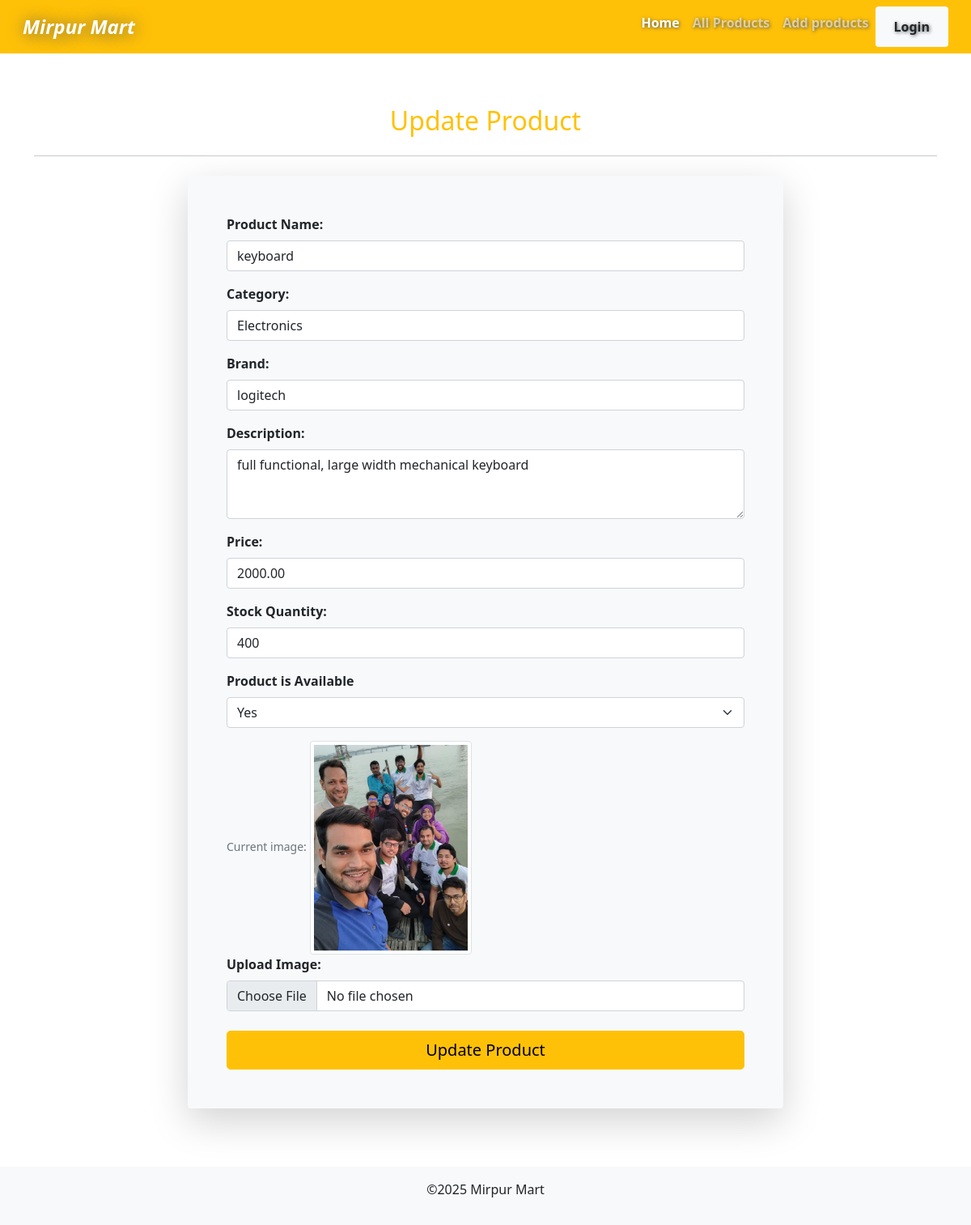
Before: /update_product/1/ with the older database file.
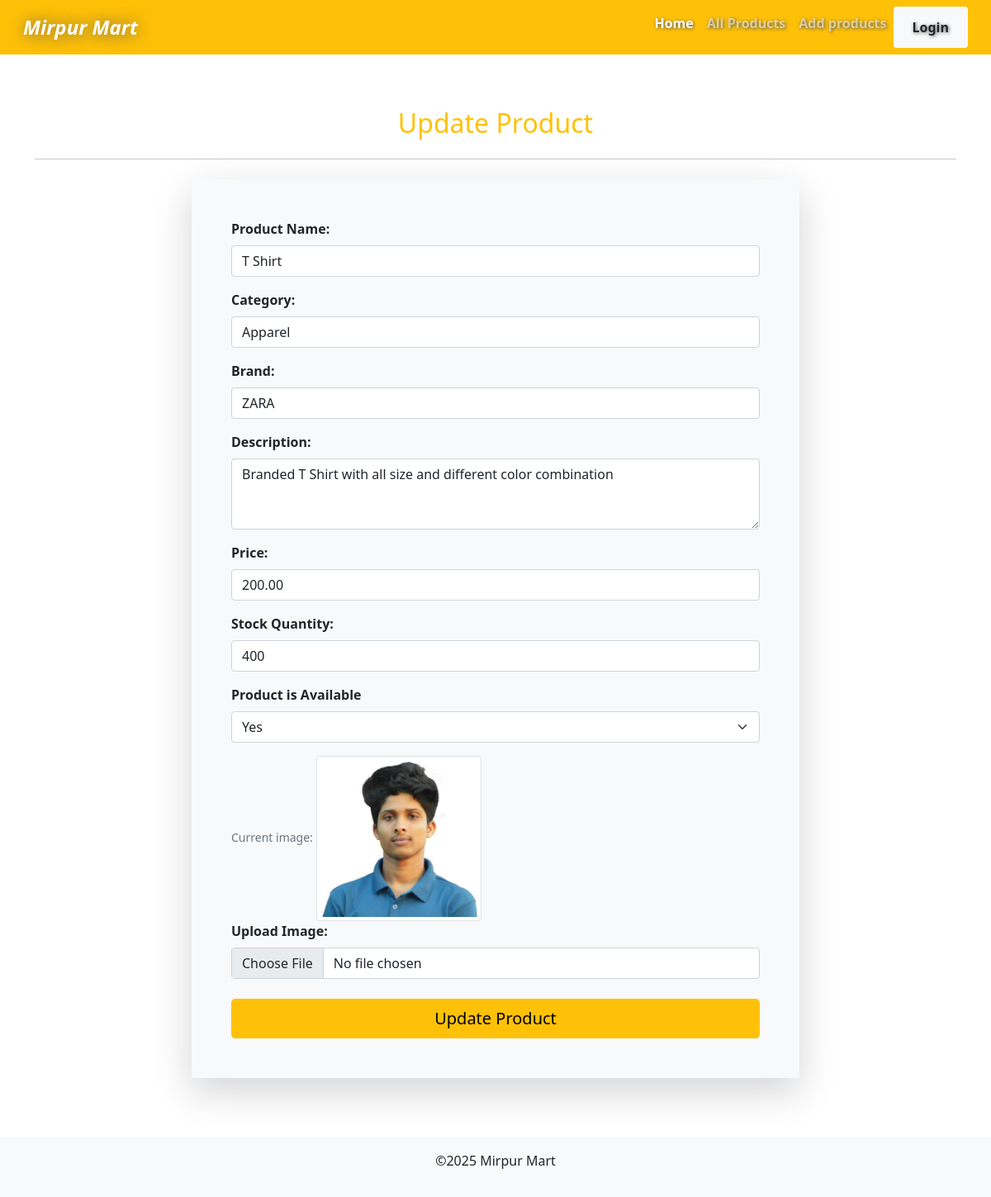
After: the same page with the newer database file.
### products/models.py (models this page shows, shortened)
class Product(models.Model):
    name = models.CharField(max_length=255)
    description = models.TextField(max_length=200)
    price = models.DecimalField(max_digits=10, decimal_places=2)
    category = models.CharField(max_length=100)
    brand = models.CharField(max_length=100)
    is_available = models.BooleanField(default=True)
    stock_quantity = models.IntegerField(default=0)
    image = models.ImageField(upload_to='product/images/', null=True, blank=True)
    is_deleted = models.BooleanField(default=False)
    created_at = models.DateTimeField(auto_now_add=True)
    updated_at = models.DateTimeField(auto_now=True)

### products/views.py (the view, shortened to what this page needs)
# urls.py: path('update_product/<int:product_id>/', views.update_product, name='update_product'),
def update_product(request, product_id):
    productData = get_object_or_404(Product, id=product_id)
    context = {
        'product': productData,
    }
    return render(request, 'product_page/update_product.html', context)

### products/templates/product_page/update_product.html (shortened to what this page needs)
{% extends 'base.html' %}
{% block content %}
<section id="add" class="section">
    <div class="container py-5">
        <h2 class="text-center text-warning pt-3 mb-4">Update Product</h2>
        <hr class="mb-4">
        <div class="row justify-content-center">
            <div class="col-lg-8 col-md-10">
                <form class="Product-form bg-light p-5 rounded shadow-lg" method="POST" action="{% url 'update_product' product.id %}"
                    enctype="multipart/form-data">
                    <div class="mb-3">
                        <label for="productName" class="form-label fw-bold">Product Name:</label>
                        <input type="text" class="form-control" id="productName" placeholder="Enter product name"
                            name="name" value="{{ product.name }}">
                    </div>
                    <div class="mb-3">
                        <label for="productCategory" class="form-label fw-bold">Category:</label>
                        <input type="text" class="form-control" id="productCategory"
                            placeholder="e.g., Electronics, Apparel" name="category" value="{{ product.category }}">
                    </div>
                    <div class="mb-3">
                        <label for="productBrand" class="form-label fw-bold">Brand:</label>
                        <input type="text" class="form-control" id="productBrand" placeholder="e.g., Acme Corp, Nike"
                            name="brand" value="{{ product.brand }}">
                    </div>
                    <div class="mb-3">
                        <label for="productDescription" class="form-label fw-bold">Description:</label>
                        <textarea class="form-control" id="productDescription" placeholder="Enter description"
                            name="description" rows="3" >{{ product.description }}</textarea>
                    </div>
                    <div class="mb-3">
                        <label for="productPrice" class="form-label fw-bold">Price:</label>
                        <input type="number" step="0.01" class="form-control" id="productPrice"
                            placeholder="Enter price (e.g., 99.99)" name="price" value="{{ product.price }}">
                    </div>
                    <div class="mb-3">
                        <label for="stockQuantity" class="form-label fw-bold">Stock Quantity:</label>
                        <input type="number" class="form-control" id="stockQuantity"
                            placeholder="Enter number of items in stock" name="stock_quantity" value="{{ product.stock_quantity }}">
                    </div>
                    <div class="mb-3">
                        <label for="isAvailable" class="form-label fw-bold">Product is Available</label>
                        <select id="isAvailable" name="is_available" class="form-select" >
                            <option value="True" {% if product.is_available %}selected{% endif %}>Yes</option>
                        </select>
                    </div>
                    <div class="mb-4">
                        {% if product.image %}
                        <div class="mt-2">
                            <small class="text-muted">Current image:</small>
                            <img src="{{ product.image.url }}" alt="{{ product.name }}" class="img-thumbnail" style="max-width: 200px;">
                        </div>
                        {% endif %}
                        <label for="productImage" class="form-label fw-bold">Upload Image:</label>
                        <input type="file" class="form-control" id="productImage" accept="image/*" name="image" aria-label="Update file">
                    </div>
                    <div class="d-grid gap-2">
                        <button type="submit" class="btn btn-warning btn-lg">Update Product</button>
                    </div>
                </form>
            </div>
        </div>
    </div>
</section>
{% endblock content %}

Changed rows visible on the page:
changed Product "Yes": name "keyboard" → "T Shirt"; category "Electronics" → "Apparel"; brand "logitech" → "ZARA"; description "full functional, large width mechanical keyboard" → "Branded T Shirt with all size and different color combination"; price "2000.00" → "200.00"; image: a different picture
